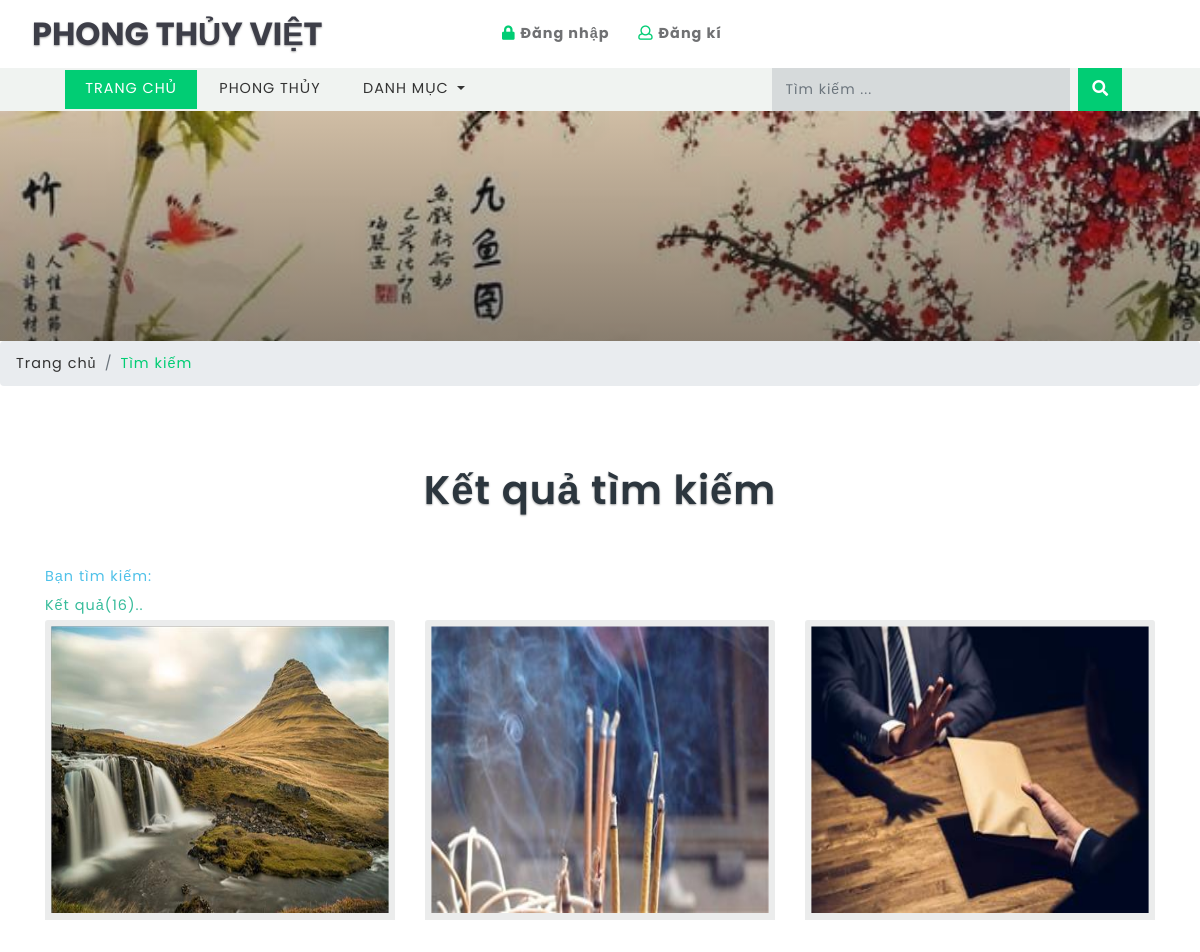
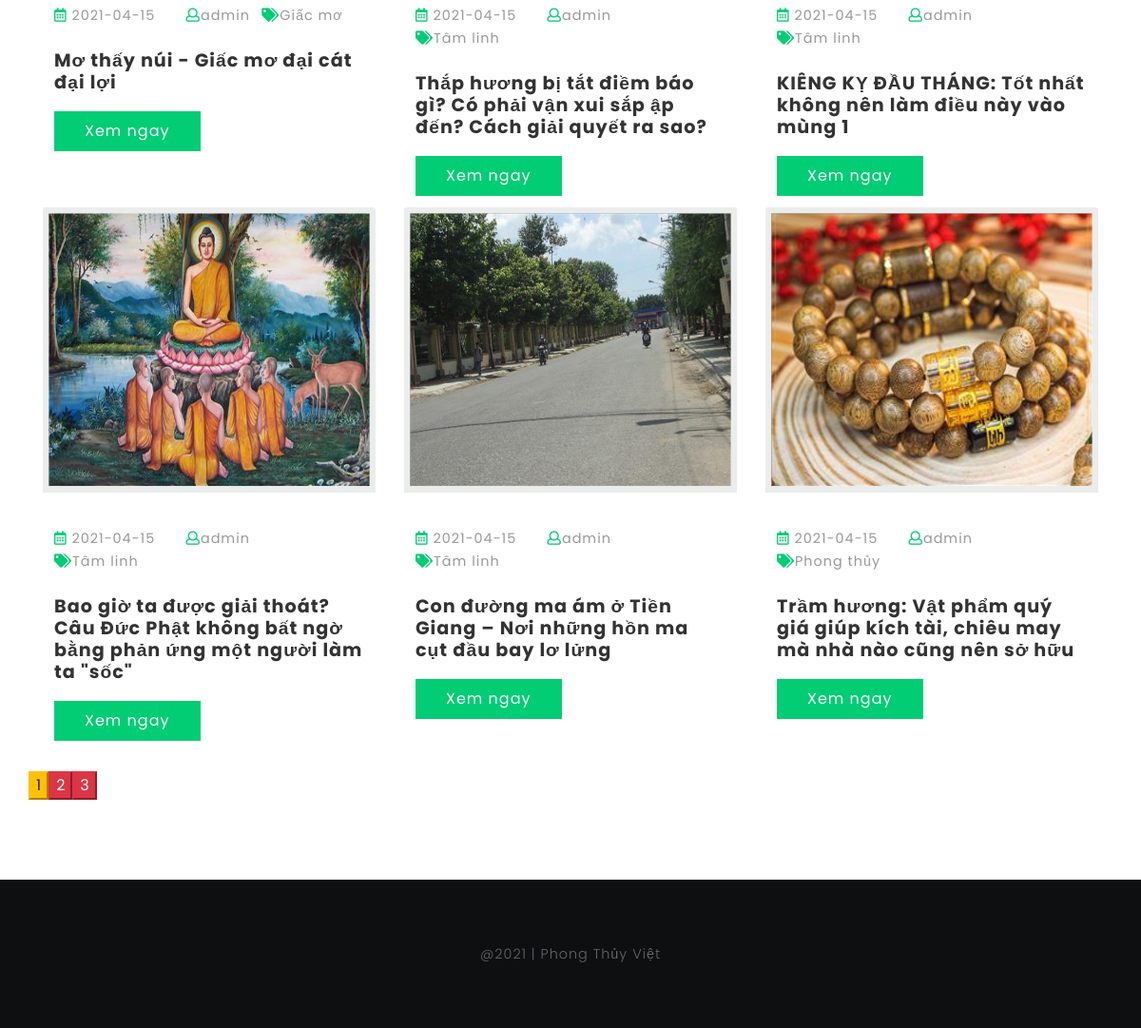
Screenshot of /search.php with the database file from the repository (2 pictures, top to bottom).
### tables this page shows
CREATE TABLE `blogs` (
  `id` int(10) UNSIGNED NOT NULL,
  `title` varchar(190) NOT NULL,
  `tags` varchar(40) NOT NULL,
  `content` text NOT NULL,
  `photo` varchar(50) NOT NULL,
  `posted` varchar(40) NOT NULL,
  `date` date DEFAULT NULL,
  `author` varchar(40) DEFAULT NULL,
  `category` varchar(40) NOT NULL
);

### search.php (the view, shortened to what this page needs)
<?php
require_once('database/db.php');
?>
<!DOCTYPE html>
<html lang="zxx">
<head>
	<link href="css/bootstrap.css" rel='stylesheet' type='text/css' />
	<link rel="stylesheet" href="css/single.css">
	<link href="css/style.css" rel='stylesheet' type='text/css' />
	<link href="css/fontawesome-all.css" rel="stylesheet">
</head>
<body>
	<?php include("header.php");?>
	<?php
    $search_keyword = '';
    $sql = 'SELECT * FROM blogs WHERE title LIKE :keyword OR content LIKE :keyword  OR tags LIKE :keyword OR author LIKE :keyword ORDER BY id DESC ';
    $per_page_html = '';
    $page = 1;
    $start=0;
    $limit=" limit " . $start . "," . ROW_PER_PAGE;
    $pagination_statement = $pdo_conn->prepare($sql);
    $pagination_statement->bindValue(':keyword', '%' . $search_keyword . '%', PDO::PARAM_STR);
    $pagination_statement->execute();
    $row_count = $pagination_statement->rowCount();
    if(!empty($row_count)){
    	$per_page_html .= "<div style='text-align:center;margin:20px 0px;'>";
    	$page_count=ceil($row_count/ROW_PER_PAGE);
    	if($page_count>1) {
    		for($i=1;$i<=$page_count;$i++){
    			if($i==$page){
    				$per_page_html .= '<input type="submit" name="page" value="' . $i . '" class="btn-page current btn-warning" />';
    			} else {
    				$per_page_html .= '<input type="submit" name="page" value="' . $i . '" class="btn-page btn-danger" />';
    			}
    		}
    	}
    	$per_page_html .= "</div>";
    }
    $query = $sql.$limit;
    $pdo_statement = $pdo_conn->prepare($query);
    $pdo_statement->bindValue(':keyword', '%' . $search_keyword . '%', PDO::PARAM_STR);
    $pdo_statement->execute();
    $result = $pdo_statement->fetchAll();
    ?>
	<div class="banner-inner">
	</div>
	<ol class="breadcrumb">
		<li class="breadcrumb-item">
			<a href="index.html">Trang chủ</a>
		</li>
		<li class="breadcrumb-item active">Tìm kiếm</li>
	</ol>
	<section class="main-content-w3layouts-agileits">
		<div class="container">
			<h3 class="tittle">Kết quả tìm kiếm</h3>
			<div class="inner-sec">
				<?php  if ($row_count==0) {
    						echo "<p style=color:#E9573F><b>Không tìm thấy :<u style=color:black>$search_keyword</u> </b></p>";
    						echo "<p><b style=color:#4FC1E9>Gợi ý<b><br>Tìm kiếm của bạn không có sẵn trên Trang web của chúng tôi<br>Cố gắng cụ thể hơn với các từ chính<br>Nhập từ khóa bằng tiêu đề<br>Thử lại sau<br></p>";
    						echo "<p><a href=\"http://www.google.com/search?q="
    						. $search_keyword . "\" target=\"_blank\" title=\"Look up
    						" . $search_keyword . " on Google\" style=color:#37BC9B>Bấm vào đây</a> Tìm kiếm trên Google</p>";
    					}
    					else{
    						echo "<p style=color:#4FC1E9><b>Bạn tìm kiếm:<u style=color:black> $search_keyword</u></b></p>";
    						echo "<p style=color:#37BC9B><b>Kết quả($row_count)..</b></p>";
    					}
    					?>
				<div class="left-blog-info-w3layouts-agileits text-left">
					<div class="row">
						<?php
    					if(!empty($result)) {
    						foreach($result as $row) {
                                ?>
						<div class="col-lg-4 card">
							<a href="single.php?id=<?php echo $row['id']; ?>">
								<img src="blogadmin/images/<?php echo $row['photo']; ?>" class="card-img-top img-fluid" alt="fantastic cms" style="width: 480px;height: 300px">
							</a>
							<div class="card-body">
								<ul class="blog-icons my-4">
									<li>
										<a href="#">
											<i class="far fa-calendar-alt"></i> <?php echo $row['date']; ?></a>
									</li>
									<li class="mx-2">
										<a href="#">
											<i class="far fa-user"></i><?php echo $row['author']; ?></a>
									</li>
									<li>
										<a href="#">
											<i class="fas fa-tags"></i><?php echo $row['tags']; ?></a>
									</li>
								</ul>
								<h5 class="card-title">
									<a href="single.php?id=<?php echo $row['id']; ?>"><?php echo $row['title']; ?></a>
								</h5>
								<a href="single.php?id=<?php echo $row['id']; ?>" class="btn btn-primary read-m">Xem ngay</a>
							</div>
						</div>
						<?php
                                  }
                              }
                              ?>
                              <?php echo $per_page_html; ?>
					</div>
				</div>
			</div>
		</div>
	</section>
	<?php include("footer.php") ?>
</body>
</html>

### header.php (shortened to what this page needs)
<header>
		<div class="top-bar_sub_w3layouts container-fluid">
			<div class="row">
				<div class="col-md-4 logo text-left">
					<a class="navbar-brand" href="index.php">
						</i> Phong Thủy Việt
						</a>
				</div>
				<div class="col-md-4 top-forms text-center mt-lg-3 mt-md-1 mt-0">
					<span class="mx-lg-4 mx-md-2  mx-1">
						<a href="blogadmin/index.php">
							<i class="fas fa-lock"></i> <strong>Đăng nhập</strong></a>
					</span>
					<span>
						<a href="blogadmin/membership_signup.php">
							<i class="far fa-user"></i> <strong>Đăng kí</strong></a>
					</span>
				</div>
			</div>
		</div>
			<div class="header_top" id="home">
				<nav class="navbar navbar-expand-lg navbar-light bg-light">
					<div class="collapse navbar-collapse" id="navbarSupportedContent">
						<ul class="navbar-nav mr-auto">
							<li class="nav-item active">
								<a class="nav-link" href="index.php">Trang chủ
								</a>
							</li>
							<li class="nav-item">
								<a class="nav-link" href="about.php">Phong Thủy</a>
							</li>
							<li class="nav-item dropdown">
								<a class="nav-link dropdown-toggle" href="#" id="navbarDropdown" role="button" data-toggle="dropdown" aria-haspopup="true"
								    aria-expanded="false">
									Danh Mục
								</a>
							</li>
						</ul>
							<form action="search.php" method="post" class="form-inline my-2 my-lg-0 header-search" name="form">
								<input class="form-control mr-sm-2" type="search" placeholder="Tìm kiếm ..." required="yes" type="text" name="search[keyword]">
								<button class="btn btn1 my-2 my-sm-0" type="submit" name="submit"><i class="fas fa-search"></i></button>
							</form>
					</div>
				</nav>
			</div>
	</header>

### footer.php
<footer>
	<div class="container">
		<div class="footer-cpy text-center">
			<div class="w3layouts-agile-copyrightbottom">
				<p> @<?php $current=date("Y"); print_r($current);?> | Phong Thủy Việt
				</p>
			</div>
		</div>
	</div>
</footer>

### css/single.css (style rules this page uses)
.card-body { padding: 12px; }

### css/style.css (style rules this page uses)
html, body { margin: 0; font-size: 100%; font-family: "Poppins", sans-serif; background: #fff; }
body a { text-decoration: none; transition: 0.5s all; -webkit-transition: 0.5s all; -moz-transition: 0.5s all; -o-transition: 0.5s all; -ms-transition: 0.5s all; }
input[type="button"], input[type="submit"], input[type="text"], input[type="email"], input[type="search"] { transition: 0.5s all; -webkit-transition: 0.5s all; -moz-transition: 0.5s all; -o-transition: 0.5s all; -ms-transition: 0.5s all; font-family: "Poppins", sans-serif; }
h1, h2, h3, h4, h5, h6 { margin: 0; font-family: "Poppins", sans-serif; letter-spacing: 1px; }
p { margin: 0; font-size: 0.9em; color: #777777; line-height: 2em; letter-spacing: 1px; font-weight: 300; }
ul { margin: 0; padding: 0; }
.top-bar_sub_w3layouts { background: #fff; padding: 0.3em 2em; position: relative; }
.top-forms span { font-size: 0.9em; color: #707173; letter-spacing: 1px; }
.top-forms span a { color: #707173; }
.top-forms a i { color: #01cd74; }
.navbar { padding: 0em 4em; }
.bg-light { background-color: #f0f3f1 !important; }
a.navbar-brand { font-size: 2em; font-weight: 700; text-shadow: 0 1px 2px rgba(0, 0, 0, 0.37); color: #3d3e48; text-transform: uppercase; }
li.nav-item { margin: 0 1px; }
.navbar-light .navbar-nav .nav-link { padding: 0.6em 1.4em; color: #333; background: transparent; text-transform: uppercase; font-size: 0.9em; letter-spacing: 1px; }
.navbar-light .navbar-nav .show > .nav-link, .navbar-light .navbar-nav .active > .nav-link, .navbar-light .navbar-nav .nav-link.show, .navbar-light .navbar-nav .nav-link.active, .navbar-light .navbar-nav .nav-link:hover, .navbar-light .navbar-nav .nav-link:focus { background: #01cd74; color: #fff; }
form.header-search { width: 25%; }
.header-search input[type="search"] { outline: none; border: none; padding: 11px 14px; color: #fff; font-size: 14px; background: rgba(113, 114, 130, 0.2); float: left; letter-spacing: 1px; width: 82%; border-radius: 0; }
.header-search button.btn1 { color: #fff; border: none; padding: 9px 9px 10px 9px; text-align: center; text-decoration: none; background: #01cd74; -webkit-transition: 0.5s all; -moz-transition: 0.5s all; -o-transition: 0.5s all; -ms-transition: 0.5s all; transition: 0.5s all; float: right; cursor: pointer; width: 12%; border-radius: 0; }
a.btn.btn-primary.read-m { border-radius: 0; padding: 0.55em 2em; letter-spacing: 1px; background: #01cd74; border: none; }
h3.tittle { text-align: center; font-size: 2.5em; color: #2c363e; text-shadow: 0 1px 2px rgba(0, 0, 0, 0.37); font-weight: 600; }
.inner-sec { margin-top: 3em; }
.bottom-slider, .main-content-w3layouts-agileits { padding: 5em 0; }
.blog-grid-top h3, .two-blog2 h3, h5.card-title { font-size: 1.2em; margin: 1.2em 0 1em 0; font-weight: 700; }
.blog-grid-top h3 a, .two-blog2 h3 a, h5.card-title a { color: #333333; }
ul.blog-icons li { display: inline-block; margin-right: 20px; list-style: none; }
ul.blog-icons a { font-size: 0.9em; letter-spacing: 1px; color: #999; }
ul.blog-icons i { color: #01cd74; }
.banner-inner { background: -webkit-linear-gradient( rgba(23, 22, 23, 0.2), rgba(23, 22, 23, 0.5) ), url(../images/2.jpg) no-repeat; background: -moz-linear-gradient(rgba(23, 22, 23, 0.2), rgba(23, 22, 23, 0.5)), url(../images/2.jpg) no-repeat; background: -ms-linear-gradient(rgba(23, 22, 23, 0.2), rgba(23, 22, 23, 0.5)), url(../images/2.jpg) no-repeat; background: linear-gradient(rgba(23, 22, 23, 0.2), rgba(23, 22, 23, 0.5)), url(../images/2.jpg) no-repeat; background-size: cover; min-height: 230px; }
li.breadcrumb-item { font-size: 0.9em; letter-spacing: 1px; }
li.breadcrumb-item a { color: #333; }
.breadcrumb-item.active { color: #01cd74; }
.card { border: none; }
.card-img-top { width: 100%; border: none; background: #ebecec; padding: 0.4em; }
footer { padding: 5em 0; background-color: #0e0f10; }
.w3layouts-agile-copyrightbottom p { color: #64686b; letter-spacing: 1px; line-height: 28px; }
@media (max-width: 1440px) { .bottom-slider, .main-content-w3layouts-agileits, footer, .banner-bottom { padding: 4em 0; } }
@media (max-width: 1280px) { form.header-search { width: 34%; } }

### rows the page displays
blogs: photo (picture), date "2021-04-15", author "admin", tags "Giấc mơ", title "Mơ thấy núi - Giấc mơ đại cát đại lợi"
blogs: photo (picture), date "2021-04-15", author "admin", tags "Tâm linh", title "Thắp hương bị tắt điềm báo gì? Có phải vận xui sắp ập đến? Cách giải quyết ra sao?"
blogs: photo (picture), date "2021-04-15", author "admin", tags "Tâm linh", title "KIÊNG KỴ ĐẦU THÁNG: Tốt nhất không nên làm điều này vào mùng 1"
blogs: photo (picture), date "2021-04-15", author "admin", tags "Tâm linh", title "Bao giờ ta được giải thoát? Câu Đức Phật không bất ngờ bằng phản ứng một người làm ta \"sốc\""
blogs: photo (picture), date "2021-04-15", author "admin", tags "Tâm linh", title "Con đường ma ám ở Tiền Giang – Nơi những hồn ma cụt đầu bay lơ lửng"
blogs: photo (picture), date "2021-04-15", author "admin", tags "Phong thủy", title "Trầm hương: Vật phẩm quý giá giúp kích tài, chiêu may mà nhà nào cũng nên sở hữu"

### other values shown
$row_count "16"
